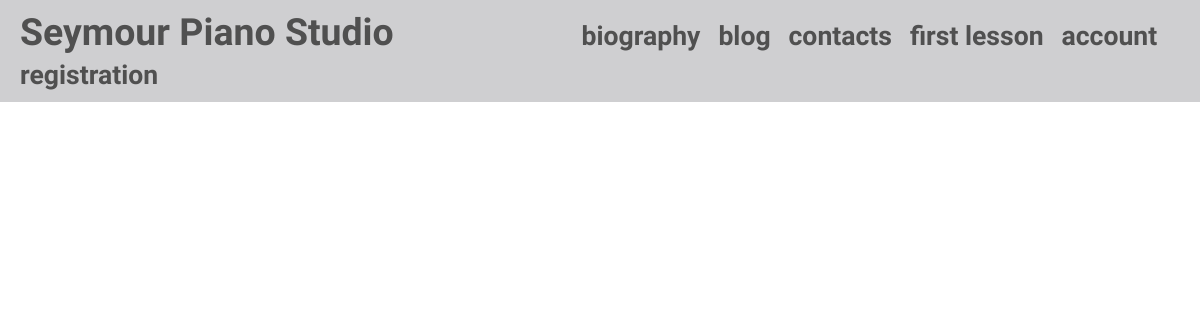
The page /blog/ on the database as committed earlier.
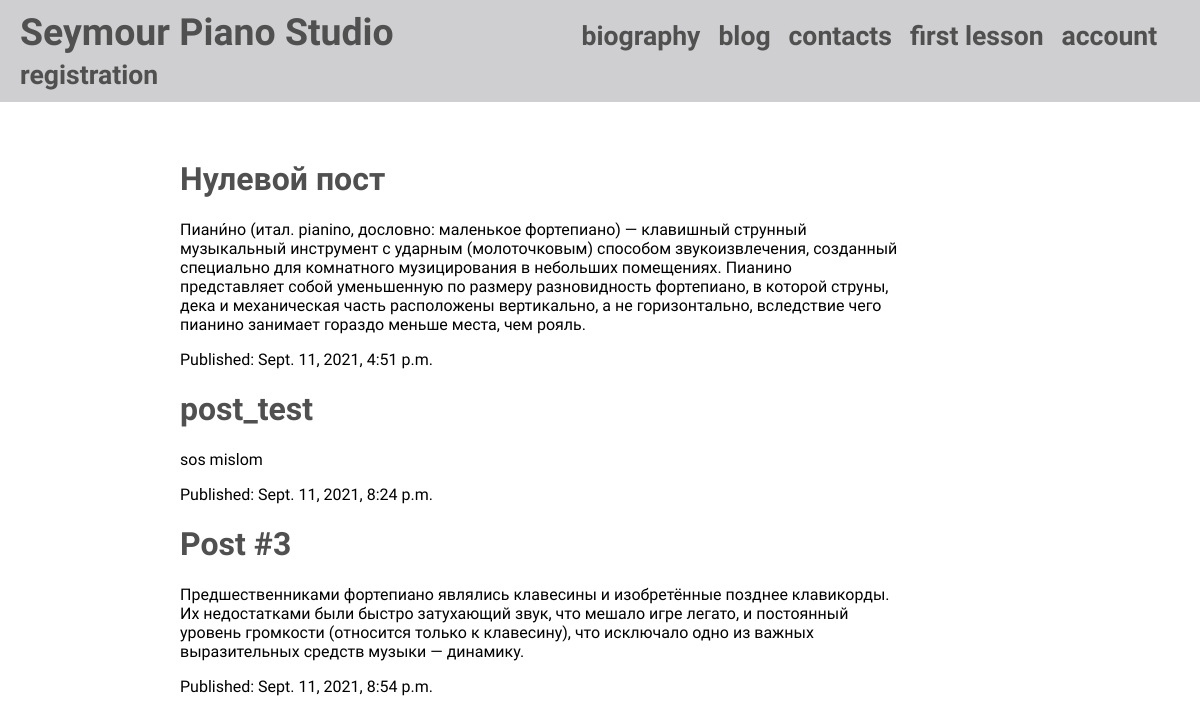
The same page on the database as committed later.
### blog/models.py (models this page shows, shortened)
class Post(models.Model):
    title = models.CharField(max_length=200)
    text = models.TextField()
    created_date = models.DateTimeField(default=timezone.now)
    published_date = models.DateTimeField(blank=True, null=True)

### blog/views.py (the view)
# urls.py: path('', views.post_list, name='post_list'),
def post_list(request):
    posts = Post.objects.filter(published_date__lte=timezone.now()).order_by('published_date')
    return render(request, 'blog/post_list.html', {'posts': posts})

### blog/templates/blog/post_list.html (shortened to what this page needs)
{% extends 'main/base.html' %}
{% load static %}
{% block style %}
    <link rel="stylesheet" href="{% static 'css/blog.css' %}">
{% endblock %}
{% block content %}
    <div id="blog-conteiner">
        {% for post in posts %}
        <div class="post">
            <h1 class="post_title"><a  href="{% url 'post_detail' pk=post.pk %}">{{ post.title }}</a></h1>
            <p class="post_text">{{ post.text|linebreaksbr }}</p>
            <div class="date">
                <p class="pub_date">Published: {{ post.published_date }}</p>
            </div>
        </div>
        {% endfor %}
    </div>
{% endblock %}

### main/templates/main/base.html (shortened to what this page needs)
{% load static %}
<!DOCTYPE html>
<html lang="en">
    <head>
        <link rel="stylesheet" href="{% static 'css/base.css' %}">
        {% block style %}
        {% endblock %}
    </head>
    <body>
        <div class="page-header">
            <div class="nav-bar">
                <h3><a href="/"> Seymour Piano Studio </a></h3>
                <h5><a href="/biography">biography</a></h5>
                <h5><a href="/blog">blog</a></h5>
                <h5><a href="/contacts">contacts</a></h5>
                <h5><a href="/trial">first lesson</a></h5>
                {% if user.is_authenticated %}
                    <h5><a href="/account">account</a></h5>
                {% else %}
                    <h5><a href="/account/login">account</a></h5>
                    <h5><a href="/account/registration">registration</a></h5>
                {% endif %}
            </div>
        </div>
        <div class="content-container">
            <div class="row">
                <div class="col-md-8">
                {% block content %}
                {% endblock %}
                </div>
            </div>
        </div>
    </body>
</html>

### main/static/css/base.css (style rules this page uses)
body { background-color: #ffffff; font-family: 'Benne', serif; padding: 0 0; margin: auto; width: 100%; }
.page-header { width: 100%; margin: 0; padding: 10px; font-size: xx-large; background-color: #cfcfd1; position: fixed; z-index: 1000; }
.content-container { padding-top: 89px; }
.nav-bar > h3 { margin: 0; padding-right: 170px; padding-left: 10px; display: inline-block; }
.nav-bar > h5 { margin: 0; padding-left: 10px; display: inline-block; }
a { color: #505050; text-decoration: none; }

### blog/static/css/blog.css (style rules this page uses)
#blog-conteiner { padding: 50px 25% 50px 15%; }

Rows that differ between the two databases and show on the page:
added Post: title "Нулевой пост", text "Пиани́но (итал. pianino, дословно: маленькое фортепиано) — клавишный струнный музыкальный инструмент с ударным (молоточковым) способом звукоизвлечения, созданный специально для комнатного музицирования в небольших помещениях. Пианино представляет собой уменьшенную по размеру разновидность фортепиано, в которой струны, дека и механическая часть расположены вертикально, а не горизонтально, вследствие чего пианино занимает гораздо меньше места, чем рояль.", published_date "Sept. 11, 2021, 4:51 p.m."
added Post: title "post_test", text "sos mislom", published_date "Sept. 11, 2021, 8:24 p.m."
added Post: title "Post #3", text "Предшественниками фортепиано являлись клавесины и изобретённые позднее клавикорды. Их недостатками были быстро затухающий звук, что мешало игре легато, и постоянный уровень громкости (относится только к клавесину), что исключало одно из важных выразительных средств музыки — динамику.", published_date "Sept. 11, 2021, 8:54 p.m."
